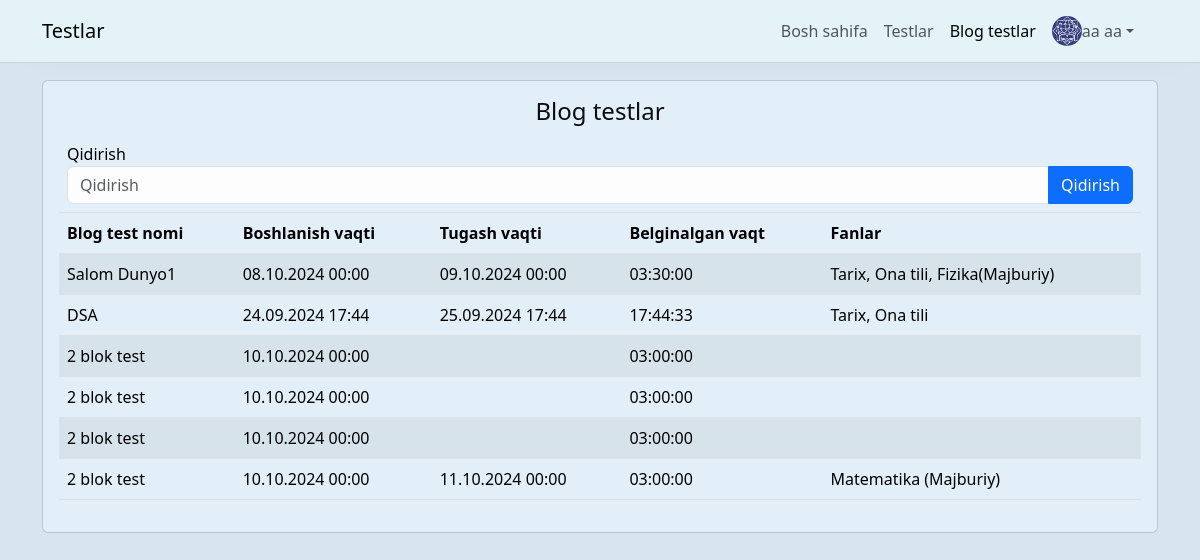
Page /blog-tests/ (signed in) on the committed database.
### users/models.py (models this page shows, shortened)
class User(AbstractUser):
    ball = models.FloatField(default=0)
    image = models.ImageField(upload_to='images/', blank=True, null=True)
    full_name = models.CharField(max_length=100)
    date_brith = models.DateField(null=True, blank=True)
    jins = models.CharField(max_length=10, choices=(('Erkak', 'Erkak'), ('Ayol', 'Ayol')))
    class Meta:
        verbose_name = 'Foydalanuvchi'
        verbose_name_plural = 'Foydalanuvchilar'

### quizes/models.py (models this page shows, shortened)
class DTM(models.Model):
    quizs = models.ManyToManyField(Quiz, related_name='dtms')
    group = models.ForeignKey(Group, on_delete=models.CASCADE, related_name='dtms', null=True, blank=True)
    created_at = models.DateTimeField(auto_now_add=True)
    title = models.CharField(max_length=200)
    start_date = models.DateTimeField()
    end_date = models.DateTimeField(null=True, blank=True)
    countinuis_time = models.TimeField()

class Quiz(models.Model):
    title = models.CharField(max_length=200)
    description = models.TextField()
    created_at = models.DateTimeField(auto_now_add=True)
    countinuis_time = models.TimeField()
    is_public = models.BooleanField(default=False)
    scince = models.TextField(max_length=200)
    docx_file = models.FileField(upload_to='quizes/docx_files', null=True, blank=True)

### quizes/blog_tests.py (the view)
# urls.py: path('', views.get_all_blog_tests,),
def get_all_blog_tests(request: HttpRequest):
    search = request.GET.get('q', '')
    if request.user.is_anonymous:
        return HttpResponseRedirect('/login/')
    group = request.user.guruhlar.all()[0]
    blog_tests = DTM.objects.filter(Q(title__icontains=search),group=group)
    blog_tests1 = DTM.objects.filter(Q(title__icontains=search),group=None)
    blog_tests = blog_tests | blog_tests1
    paginator = Paginator(blog_tests, 10)
    page_number = request.GET.get('page', 1)
    if not str(page_number).isdigit():
        page_number = 1
    if int(page_number) > paginator.num_pages:
        page_number = paginator.num_pages
    page_obj = paginator.get_page(page_number)
    return render(request, 'blog_tests/all.html', {'blog_tests': blog_tests, 'page_obj': page_obj, "object":paginator, 'search': search})

### templates/blog_tests/all.html (shortened to what this page needs)
{% extends "base.html" %}
{% block content %}
<div class="card p-3">
    <h4 class="text-center mb-2">
        Blog testlar
    </h4>
    <div class="table-responsive">
        <table class="table table-striped table-hover">
            <thead>
                <tr>
                    <td colspan="5">
                        <form method="get" id="form-filter">
                            <label for="search">Qidirish</label>
                            <div class="input-group">
                                <input type="text" value="{{search}}" name="q" id="search" class="form-control" placeholder="Qidirish">
                                <button class="btn btn-primary input-group-text">Qidirish</button>
                            </div>
                        </form>
                    </td>
                </tr>
                <tr>
                    <th>Blog test nomi</th>
                    <th>Boshlanish vaqti</th>
                    <th>Tugash vaqti</th>
                    <th>Belginalgan vaqt</th>
                    <th>Fanlar</th>
                </tr>
            </thead>
            <tbody>
                {% for blog_test in page_obj %}
                <tr style="cursor: pointer;" onclick="location.href='/blog-tests/{{ blog_test.id }}/'">
                    <td>{{ blog_test.title }}</td>
                    <td>{{ blog_test.start_date|date:"d.m.Y H:i" }}</td>
                    <td>{{ blog_test.end_date|date:"d.m.Y H:i" }}</td>
                    <td>{{ blog_test.countinuis_time|date:"H:i:s" }}</td>
                    <td>
                        {% for quiz in blog_test.quizs.all %}
                            {{quiz.title}}{% if not forloop.last %},{% endif %}
                        {% endfor %}
                    </td>
                </tr>
                {% endfor %}
            </tbody>
        </table>
    </div>
</div>
{% endblock content %}

### templates/base.html (shortened to what this page needs)
<!DOCTYPE html>
<html lang="en">
<head>
    <link href="https://cdn.jsdelivr.net/npm/bootstrap@5.3.3/dist/css/bootstrap.min.css" rel="stylesheet"
>
</head>
<body>
    <div class="container">
        <nav class="navbar navbar-expand-lg bg-body-tertiary fixed-top">
            <div class="container">
                <a class="navbar-brand" href="#">Testlar</a>
                {% if user.is_authenticated %}
                <div class="offcanvas offcanvas-end" tabindex="-1" id="offcanvasNavbar"
                    aria-labelledby="offcanvasNavbarLabel">
                    <div class="offcanvas-body">
                        <ul class="navbar-nav justify-content-end flex-grow-1 pe-3 align-items-center">
                            <li class="nav-item">
                                <a class="nav-link active" aria-current="page" href="/" id="home_link">Bosh sahifa</a>
                            </li>
                            <li class="nav-item">
                                <a class="nav-link" href="/tests/"  id="tests_link">Testlar</a>
                            </li>
                            <li class="nav-item">
                                <a class="nav-link" href="/blog-tests/"  id="blog_tests_link">Blog testlar</a>
                            </li>
                            <li class="nav-item dropdown">
                                <a class="nav-link dropdown-toggle d-flex align-items-center" href="#" role="button" data-bs-toggle="dropdown"
                                    aria-expanded="false">
                                    <img src="{% if user.image %}{{user.image.url}}{% else %}https://banner2.cleanpng.com/20180816/syp/78f04442f328b673e733de33b6c8a781.webp{% endif %}" class="rounded-circle" width="30" height="30" alt="sss"> {{user.full_name}}
                                </a>
                            </li>
                        </ul>
                    </div>
                </div>
                {% else %}
                <div class="navbar-text">
                    <a href="/login/" class="btn btn-outline-success me-2">Kirish</a>
                    <a href="/register/" class="btn btn-outline-primary me-2">Ro'yxatdan o'tish</a>
                </div>
                {% endif %}
            </div>
        </nav>
        <div style="margin-top: 80px;">
            {% block content %}
            {% endblock content %}
        </div>
    </div>
</body>
</html>

### rows in the picture
User: image (picture), full_name "aa aa"
DTM: title "Salom Dunyo1", start_date "08.10.2024 00:00", end_date "09.10.2024 00:00", countinuis_time "03:30:00"
Quiz: title "Tarix"
Quiz: title "Ona tili"
Quiz: title "Fizika(Majburiy)"
DTM: title "DSA", start_date "24.09.2024 17:44", end_date "25.09.2024 17:44", countinuis_time "17:44:33"
DTM: title "2 blok test", start_date "10.10.2024 00:00", countinuis_time "03:00:00"
DTM: title "2 blok test", start_date "10.10.2024 00:00", countinuis_time "03:00:00"
DTM: title "2 blok test", start_date "10.10.2024 00:00", countinuis_time "03:00:00"
DTM: title "2 blok test", start_date "10.10.2024 00:00", end_date "11.10.2024 00:00", countinuis_time "03:00:00"
Quiz: title "Matematika (Majburiy)"
